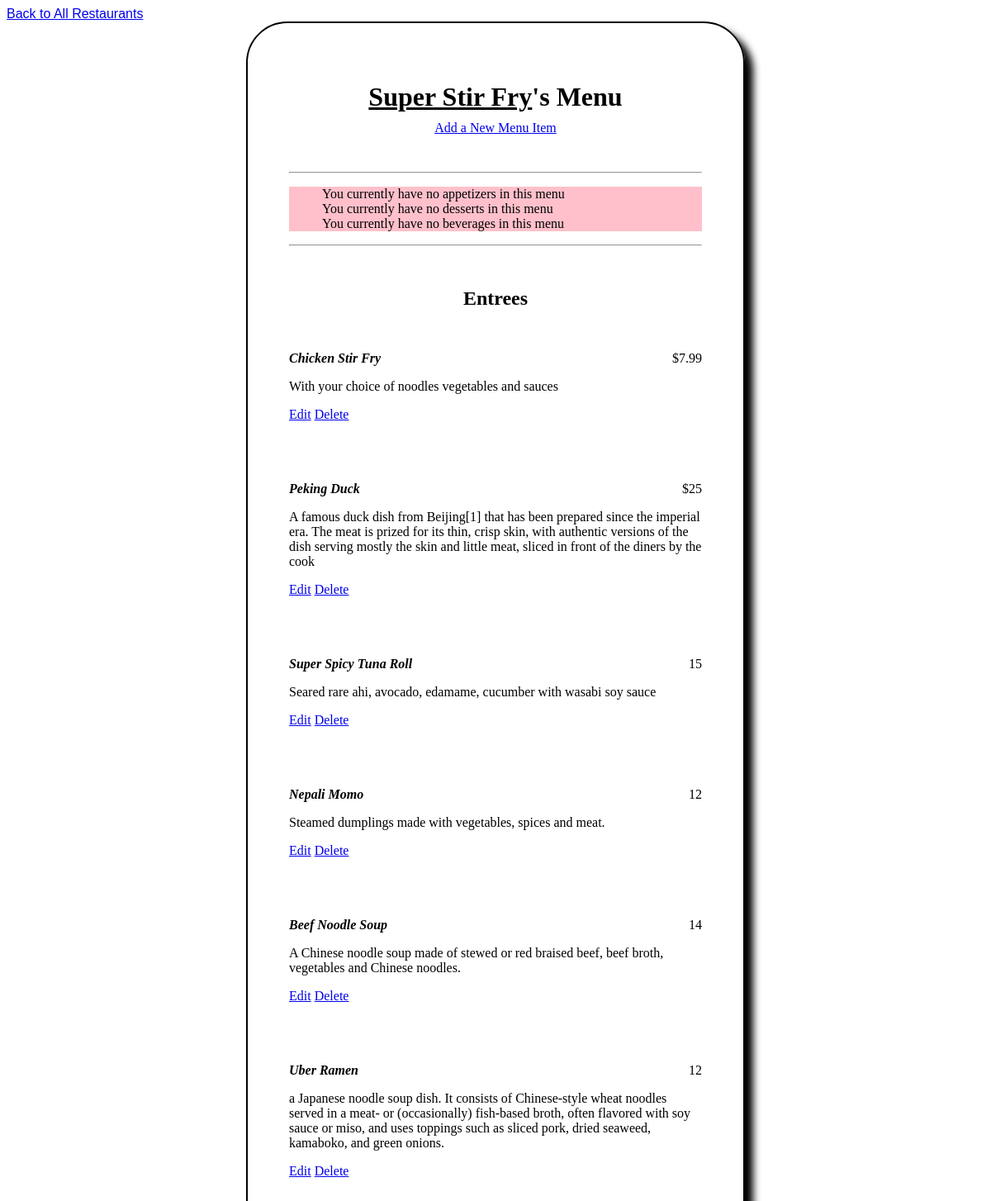
The page /restaurant/18/menu/ on the database its author committed.
### database_setup.py (models this page shows, shortened)
class Restaurant(Base):
	__tablename__ = 'restaurant'
	name = Column(String(80),
				  nullable = False)
	restaurant_id = Column(Integer,
						   primary_key = True)

class MenuItem(Base):
	__tablename__ = 'menu_item'
	name = Column(String(80),
				  nullable = False)
	menu_id = Column(Integer,
					 primary_key = True)
	course = Column(String(250))
	description = Column(String(250))
	price = Column(String(8))
	restaurant_id = Column(Integer,
						   ForeignKey('restaurant.restaurant_id'))
	restaurant = relationship(Restaurant)

### finalproject.py (the view)
@app.route('/restaurant/<int:restaurant_id>/')
@app.route('/restaurant/<int:restaurant_id>/menu/')
def showMenu(restaurant_id):
	session = getSession()
	restaurant = session.query(Restaurant).filter_by(restaurant_id = restaurant_id).one()
	items = session.query(MenuItem).filter_by(restaurant_id = restaurant_id).all()
	appetizers = []
	entrees = []
	desserts = []
	beverages = []
	if items == []:
		flash('You currently have no items in this menu')
	else:
		for item in items:
			if item.course == 'Appetizer':
				appetizers.append(item)
			elif item.course == 'Entree':
				entrees.append(item)
			elif item.course == 'Dessert':
				desserts.append(item)
			elif item.course == 'Beverage':
				beverages.append(item)
		if appetizers == []:
			flash('You currently have no appetizers in this menu')
		if entrees == []:
			flash('You currently have no entrees in this menu')
		if desserts == []:
			flash('You currently have no desserts in this menu')
		if beverages == []:
			flash('You currently have no beverages in this menu')
	session.close()
	return render_template('menu.html',
							restaurant_id = restaurant_id,
							restaurant = restaurant,
							appetizers = appetizers,
							entrees = entrees,
							desserts = desserts,
							beverages = beverages)

### finalproject.py (called while the page is built)
def getSession():
	engine = create_engine('sqlite:///restaurantmenu.db')
	Base.metadata.bind = engine
	DBSession = sessionmaker(bind=engine)
	session = DBSession()
	return session

### templates/menu.html (shortened to what this page needs)
{% extends "base.html" %}
{% block body %}
<a href="{{ url_for('showRestaurants') }}">Back to All Restaurants</a>
	<div class="menu-container">
		<h1 class="menu-name"><span style="text-decoration: underline">{{ restaurant.name }}</span>'s Menu</h1>
		<a class="center-link" href="{{ url_for('newMenuItem', restaurant_id = restaurant_id) }}">Add a New Menu Item</a>
		<br>
		<br>
		<hr>
		{% with messages = get_flashed_messages() %}
			{% if messages %}
				<ul class="flash">
				{% for message in messages %}
					<li>{{ message }}</li>
				{% endfor %}
				</ul>
			{% endif %}
		{% endwith %}
		{%  if entrees %}
		<hr>
		<h2 class="course">Entrees</h3>
		{% for item in entrees %}
			<div class="menu-item">
				<div class="name-price">
					<span class="item-name">{{ item.name }}</span>
					<span class="item-price">{{ item.price }}</span>
				</div>
				<p class="item-description">
					{{ item.description }}
				</p>
				<div class="item-links-container">
					<span class="item-links">
						<a href="{{ url_for('editMenuItem', restaurant_id = restaurant_id, menu_id = item.menu_id) }}">Edit</a>
						<a href="{{ url_for('deleteMenuItem', restaurant_id = restaurant_id, menu_id = item.menu_id) }}">Delete</a>
					</span>
				</div>
			</div>
			<br>
			<br>
			<br>
			<br>
		{% endfor %}
		{% endif %}
	</div>
{% endblock %}

### static/styles.css (style rules this page uses)
body { font-family: sans-serif; }
h1 { text-align: center; }
.flash { background-color: pink; list-style-type: none; }
.menu-container { max-width: 500px; margin: 0 auto; padding: 50px; border: 2px solid black; border-radius: 50px; box-shadow: 10px 10px 10px black; font-family: Didot; }
.menu-name { margin-bottom: 10px; }
.course { text-align: center; margin: 50px 0; }
.name-price { overflow: auto; }
.item-name { float: left; font-style: italic; font-weight: 700; }
.item-price { float: right; }
.center-link { display: block; text-align: center; }

### rows shown on the page
Restaurant: name "Super Stir Fry"
MenuItem: name "Chicken Stir Fry", price "$7.99", description "With your choice of noodles vegetables and sauces"
MenuItem: name "Peking Duck", price "$25", description "A famous duck dish from Beijing[1] that has been prepared since the imperial era. The meat is prized for its thin, crisp skin, with authentic versions of the dish serving mostly the skin and little meat, sliced in front of the diners by the cook"
MenuItem: name "Super Spicy Tuna Roll", price "15", description "Seared rare ahi, avocado, edamame, cucumber with wasabi soy sauce"
MenuItem: name "Nepali Momo", price "12", description "Steamed dumplings made with vegetables, spices and meat."
MenuItem: name "Beef Noodle Soup", price "14", description "A Chinese noodle soup made of stewed or red braised beef, beef broth, vegetables and Chinese noodles."
MenuItem: name "Uber Ramen", price "12", description "a Japanese noodle soup dish. It consists of Chinese-style wheat noodles served in a meat- or (occasionally) fish-based broth, often flavored with soy sauce or miso, and uses toppings such as sliced pork, dried seaweed, kamaboko, and green onions."

### other values the page prints
{{ message }} "You currently have no appetizers in this menu" "You currently have no desserts in this menu" "You currently have no beverages in this menu"
